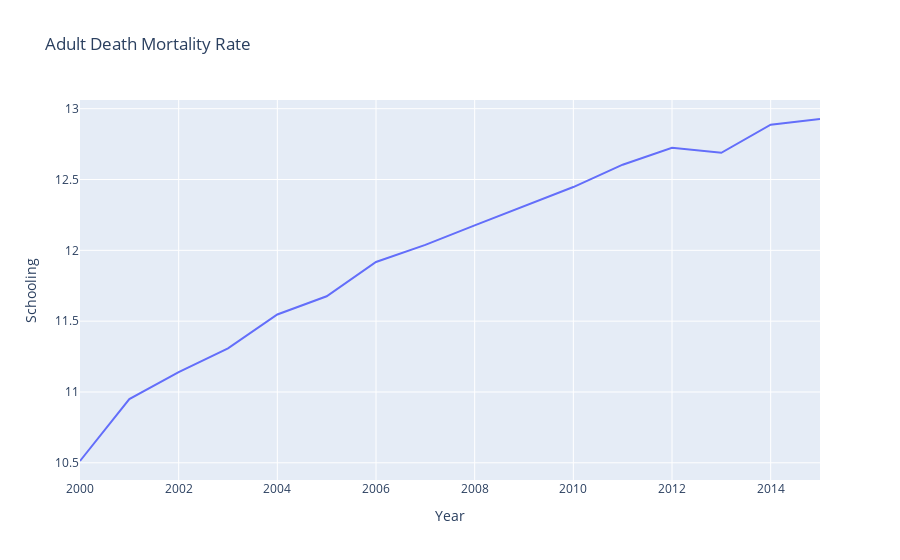

The notebook cell saved with this chart:
### Code cell
px.line(grouped_by_year, y='Schooling', title = 'Adult Death Mortality Rate')

### Figure 1 — Plotly figure (JSON) as saved in the notebook; plotly's stock layout.template omitted (floating-point values rounded to 4 significant figures)
{"data": [{"hovertemplate": "Year=%{x}<br>Schooling=%{y}<extra></extra>", "legendgroup": "", "line": {"color": "#636efa", "dash": "solid"}, "mode": "lines", "name": "", "orientation": "v", "showlegend": false, "type": "scatter", "x": [2000, 2001, 2002, 2003, 2004, 2005, 2006, 2007, 2008, 2009, 2010, 2011, 2012, 2013, 2014, 2015], "xaxis": "x", "y": [10.51, 10.95, 11.14, 11.31, 11.55, 11.68, 11.92, 12.04, 12.18, 12.31, 12.45, 12.6, 12.72, 12.69, 12.89, 12.93], "yaxis": "y"}], "layout": {"legend": {"tracegroupgap": 0}, "title": {"text": "Adult Death Mortality Rate"}, "xaxis": {"anchor": "y", "domain": [0, 1], "title": {"text": "Year"}}, "yaxis": {"anchor": "x", "domain": [0, 1], "title": {"text": "Schooling"}}}}
